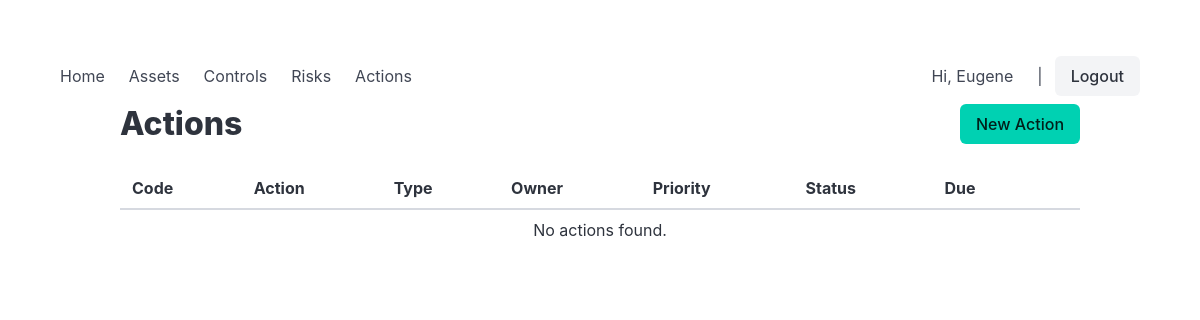
Page /car/actions/ (signed in) on the earlier database version.
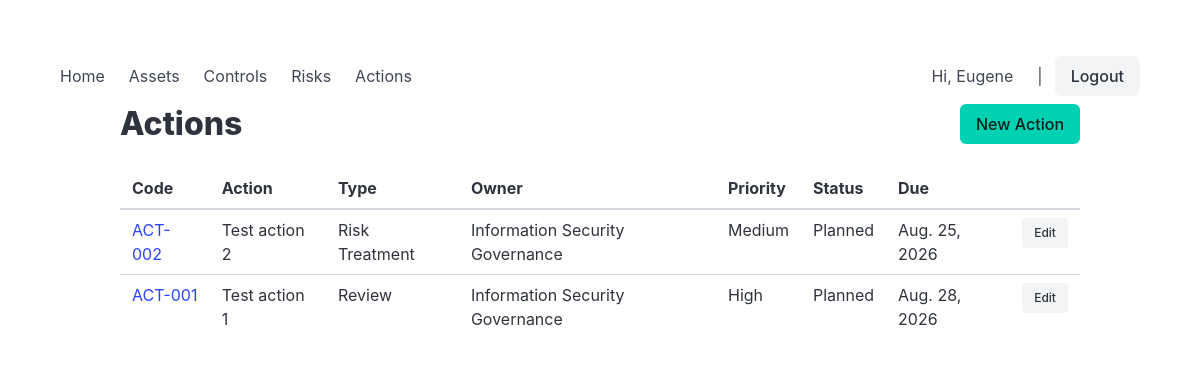
Same page on the later database version.
### car/models.py (models this page shows, shortened)
class TimestampedModel(models.Model):
    created_at = models.DateTimeField(auto_now_add=True)
    updated_at = models.DateTimeField(auto_now=True)
    created_by = models.ForeignKey(
        settings.AUTH_USER_MODEL,
        null=True,
        blank=True,
        on_delete=models.SET_NULL,
        related_name="%(class)s_created",
        editable=False,
    )
    updated_by = models.ForeignKey(
        settings.AUTH_USER_MODEL,
        null=True,
        blank=True,
        on_delete=models.SET_NULL,
        related_name="%(class)s_updated",
        editable=False,
    )
    updated_by_username = models.CharField(
        max_length=150,
        blank=True,
        editable=False,
    )
    class Meta:
        abstract = True

class Action(TimestampedModel):
    action_code = models.CharField(
        max_length=50,
        unique=True,
        help_text="Human-readable action identifier.",)
    title = models.CharField(max_length=255)
    description = models.TextField(blank=True)
    action_type = models.CharField(
        max_length=30,
        choices=ActionType.choices,
    )
    owner = models.ForeignKey(
        Owner,
        related_name="actions",
        on_delete=models.PROTECT,
    )
    priority = models.PositiveSmallIntegerField(
        choices=ActionPriority.choices,
        default=ActionPriority.MEDIUM,
    )
    status = models.CharField(
        max_length=20,
        choices=ActionStatus.choices,
        default=ActionStatus.PLANNED,
    )
    due_date = models.DateField(
        null=True,
        blank=True,
    )
    started_at = models.DateTimeField(
        null=True,
        blank=True,
        editable=False,
    )
    completed_at = models.DateTimeField(
        null=True,
        blank=True,
        editable=False,
    )
    completed_by = models.ForeignKey(
        settings.AUTH_USER_MODEL,
        null=True,
        blank=True,
        on_delete=models.SET_NULL,
        related_name="completed_actions",
        editable=False,
    )
    history = HistoricalRecords()
    class Meta:
        ordering = ["due_date", "title"]
    @property
    def is_overdue(self):
        if self.status in {
            ActionStatus.COMPLETED,
            ActionStatus.CANCELLED,
        }:
            return False
        if self.due_date is None:
            return False
        return self.due_date < timezone.localdate()

class Owner(TimestampedModel):
    name = models.CharField(help_text="Person or team responsible for this asset", max_length=150)
    contact_prim = models.CharField(help_text="Primary contact in event of an incident/DR", blank=True,null=True)
    users = models.ManyToManyField(
        User,
        through='OwnerMembership',
        related_name='owners'
    )
    def __str__(self):
        return self.name

### car/views.py (the view)
# urls.py: path("actions/", views.action_list, name="action_list"),
@login_required
def action_list(request):
    actions = (
        Action.objects
        .select_related(
            "owner",
            "completed_by",
        )
        .order_by(
            "status",
            "due_date",
            "priority",
            "title",
        )
    )
    return render(
        request,
        "car/action_list.html",
        {
            "actions": actions,
        }
    )

### car/templates/car/action_list.html
{% extends "car/base.html" %}
{% block content %}
<div class="container">
    <div class="level">
        <div class="level-left">
            <h1 class="title">
                Actions
            </h1>
        </div>
        <div class="level-right">
            <a
                href="{% url 'action_edit' 0 %}"
                class="button is-primary">
                New Action
            </a>
        </div>
    </div>
    <div class="table-container">
        <table class="table is-fullwidth is-hoverable">
            <thead>
                <tr>
                    <th>Code</th>
                    <th>Action</th>
                    <th>Type</th>
                    <th>Owner</th>
                    <th>Priority</th>
                    <th>Status</th>
                    <th>Due</th>
                    <th></th>
                </tr>
            </thead>
            <tbody>
                {% for action in actions %}
                    <tr>
                        <td>
                            <a
                                href="{% url 'action_detail' action.pk %}">
                                {{ action.action_code }}
                            </a>
                        </td>
                        <td>
                            {{ action.title }}
                        </td>
                        <td>
                            {{ action.get_action_type_display }}
                        </td>
                        <td>
                            {{ action.owner }}
                        </td>
                        <td>
                            {{ action.get_priority_display }}
                        </td>
                        <td>
                            {{ action.get_status_display }}
                        </td>
                        <td>
                            {% if action.is_overdue %}
                                <span class="has-text-danger">
                                    <strong>
                                        {{ action.due_date }}
                                    </strong>
                                </span>
                            {% elif action.due_date %}
                                {{ action.due_date }}
                            {% else %}
                                —
                            {% endif %}
                        </td>
                        <td>
                            <a
                                href="{% url 'action_edit' action.pk %}"
                                class="button is-small is-light">
                                Edit
                            </a>
                        </td>
                    </tr>
                {% empty %}
                    <tr>
                        <td
                            colspan="8"
                            class="has-text-centered">
                            No actions found.
                        </td>
                    </tr>
                {% endfor %}
            </tbody>
        </table>
    </div>
</div>
{% endblock %}

### car/templates/car/base.html (shortened to what this page needs)
<!DOCTYPE html>
{% load static %}
<html lang="en">
  <head>
    <link rel="stylesheet" href="https://cdn.jsdelivr.net/npm/bulma@1.0.4/css/bulma.min.css">
  </head>
  <body class="section">
    <nav class="navbar" role="navigation" aria-label="main navigation">
      <div id="mainNavbar" class="navbar-menu">
        <div class="navbar-start">
          <a class="navbar-item" href="{% url 'main' %}">Home</a>
          <a class="navbar-item" href="{% url 'asset_list' %}">Assets</a>
          <a class="navbar-item" href="{% url 'control_list' %}">Controls</a>
          <a class="navbar-item" href="{% url 'risk_list' %}">Risks</a>
          <a class="navbar-item" href="{% url 'action_list' %}">Actions</a>
        </div>
        <div class="navbar-end">
          <div class="navbar-item">
            <div class="buttons">
              {% if user.is_authenticated %}
                <a class="navbar-item">Hi, {{ user.first_name }}</a> |
                <a class="button is-light" hx-post="{% url 'logout' %}">Logout</a>
              {% else %}
                <a class="button is-primary" hx-post="{% url 'login' %}">Login</a>
              {% endif %}
            </div>
          </div>
        </div>
      </div>
    </nav>
    {% block content %}{% endblock %}
  </body>
</html>

Differences in the rows shown:
added Action: action_code "ACT-002", title "Test action 2", action_type "Risk Treatment", owner "Information Security Governance", priority "Medium", status "Planned", due_date "Aug. 25, 2026"
added Action: action_code "ACT-001", title "Test action 1", action_type "Review", owner "Information Security Governance", priority "High", status "Planned", due_date "Aug. 28, 2026"
Other differences:
text no longer shown: "No actions found."
